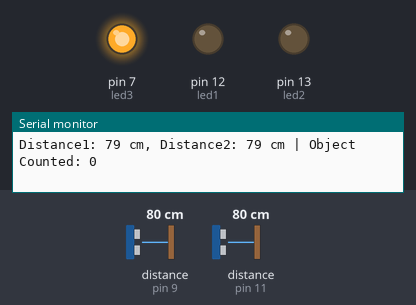
Bench run of a sketch on a simulated Arduino Uno, built with avr-gcc and run on an emulated ATmega328P. On the bench: output pins drawn as LEDs (lit = HIGH), the last lines printed to the serial monitor. Wiring (inferred from the names in the program): 2 × ultrasonic range finder: trigger pin 8, echo pin 9 / trigger pin 10, echo pin 11. The inputs (shaded band) are chosen by the test bench; at power-on: distance to the obstacle (sensors on pin 9, pin 11) 80 cm. The echo pulse lasts 58.3 µs per cm; pins used as bus, display or sensor lines are not drawn.

Above: at 2.2 s.
2.3 s: distance to the obstacle (sensor on pin 9) set to 12 cm
4.2 s: distance to the obstacle (sensor on pin 9) set to 9 cm
At 5.3 s:
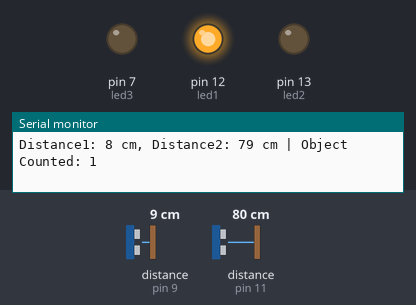
6.5 s: distance to the obstacle (sensor on pin 11) set to 12 cm
8.2 s: distance to the obstacle (sensor on pin 11) set to 9 cm
At 10.1 s:
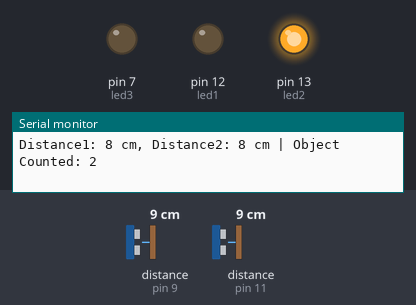
10.5 s: distance to the obstacle (sensor on pin 11) set to 18 cm
At 11.9 s:
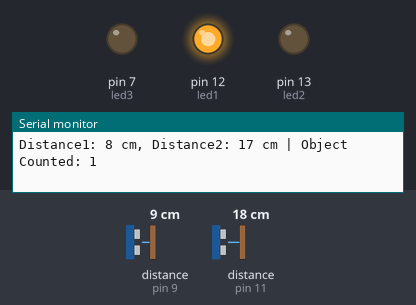
12.5 s: distance to the obstacle (sensor on pin 11) set to 2 cm
At 13.6 s:
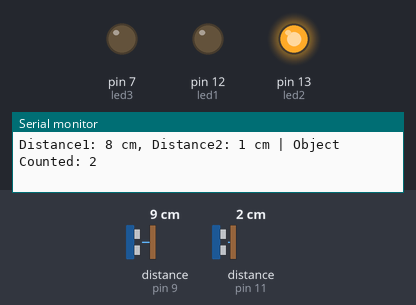
Timing chart, 0 to 15.5 s (numbered marks = the images above; inputs shaded):
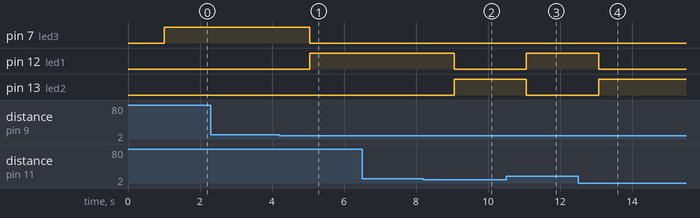

Measured:
- the behaviour switches between 11 and 10 cm on distance to the obstacle (sensor on pin 9) (found by bisection; images 0 and 1)
- the behaviour switches between 11 and 10 cm on distance to the obstacle (sensor on pin 11) (found by bisection; images 1 and 2)
- after the input at 4.2 s, pin 7 (led3): HIGH → LOW after 0.84 s; pin 12 (led1): LOW → HIGH after 0.84 s
- after the input at 8.2 s, pin 12 (led1): HIGH → LOW after 0.86 s; pin 13 (led2): LOW → HIGH after 0.86 s
- after the input at 10.5 s, pin 12 (led1): LOW → HIGH after 0.56 s; pin 13 (led2): HIGH → LOW after 0.56 s
- after the input at 12.5 s, pin 12 (led1): HIGH → LOW after 0.57 s; pin 13 (led2): LOW → HIGH after 0.57 s

The sketch:

Counter_Motor.ino
```cpp
#define trigpin 8
#define echopin 9
#define trig2 10 // Trig pin Ultra 2
#define echo2 11
int led1 = 12; // Kuning
int led2 = 13; // Merah
int led3 = 7; // Hijau

int objectCount = 0;
bool objectDetected1 = false;
bool objectDetected2 = false;
bool currentDetection1 = false;
bool currentDetection2 = false;


void updateLEDs(int count) {
  if (count >= 2) {
    digitalWrite(led2, HIGH); // Nyalakan LED2
    digitalWrite(led1, LOW);  // Matikan LED1
    digitalWrite(led3, LOW);
  } else if (count == 1) {
    digitalWrite(led1, HIGH); // Nyalakan LED1 jika count == 4
    digitalWrite(led2, LOW);  // Matikan LED2
    digitalWrite(led3,LOW);
  } else {
    digitalWrite(led1, LOW);  // Matikan LED1 jika count kurang dari 4
    digitalWrite(led2, LOW);  // Matikan LED2 jika count kurang dari 4
    digitalWrite(led3, HIGH);
  }
}

void setup() {
  Serial.begin(9600);
  pinMode(trigpin, OUTPUT);
  pinMode(trig2, OUTPUT);
  pinMode(echo2, INPUT);
  pinMode(echopin, INPUT);
  pinMode(led1, OUTPUT);
  pinMode(led2, OUTPUT);
  pinMode(led3, OUTPUT);

  digitalWrite(led1, LOW);
  digitalWrite(led2, LOW);
  digitalWrite(led3, LOW);

  delay(1000);
}

void loop() {
  long duration1, distance1;

  // Sensor 1
  digitalWrite(trigpin, LOW);
  delayMicroseconds(2);
  digitalWrite(trigpin, HIGH);
  delayMicroseconds(10);
  digitalWrite(trigpin, LOW);

  duration1 = pulseIn(echopin, HIGH);
  distance1 = (duration1 / 2) / 29.1;

  // Sensor 2
  long duration2, distance2;
  digitalWrite(trig2, LOW);
  delayMicroseconds(2);
  digitalWrite(trig2, HIGH);
  delayMicroseconds(10);
  digitalWrite(trig2, LOW);

  duration2 = pulseIn(echo2, HIGH);
  distance2 = (duration2 / 2) / 29.1;

  bool currentDetected1 = (distance1 < 10);//Diganti nantinya dengan tinggi sesungguhnya
  bool currentDetected2 = (distance2 < 10);

// Penambahan objectCount ketika objek terdeteksi oleh sensor 1
  if (currentDetected1 && !objectDetected1) {
    objectCount++;
    objectDetected1 = true;
  }

  // Penambahan objectCount ketika objek terdeteksi oleh sensor 2
  if (currentDetected2 && !objectDetected2) {
    objectCount++;
    objectDetected2 = true;
  }

  // Pengurangan objectCount ketika objek tidak lagi terdeteksi oleh sensor 1
  if (!currentDetected1 && objectDetected1) {
    if (objectCount > 0) {
      objectCount--;
    }
    objectDetected1 = false;
  }

  // Pengurangan objectCount ketika objek tidak lagi terdeteksi oleh sensor 2
  if (!currentDetected2 && objectDetected2) {
    if (objectCount > 0) {
      objectCount--;
    }
    objectDetected2 = false;
  }

  updateLEDs(objectCount);


  Serial.print("Distance1: ");
  Serial.print(distance1);
  Serial.print(" cm, Distance2: ");
  Serial.print(distance2);
  Serial.print(" cm | Object Counted: ");
  Serial.println(objectCount);

  delay(1000);
}
```
